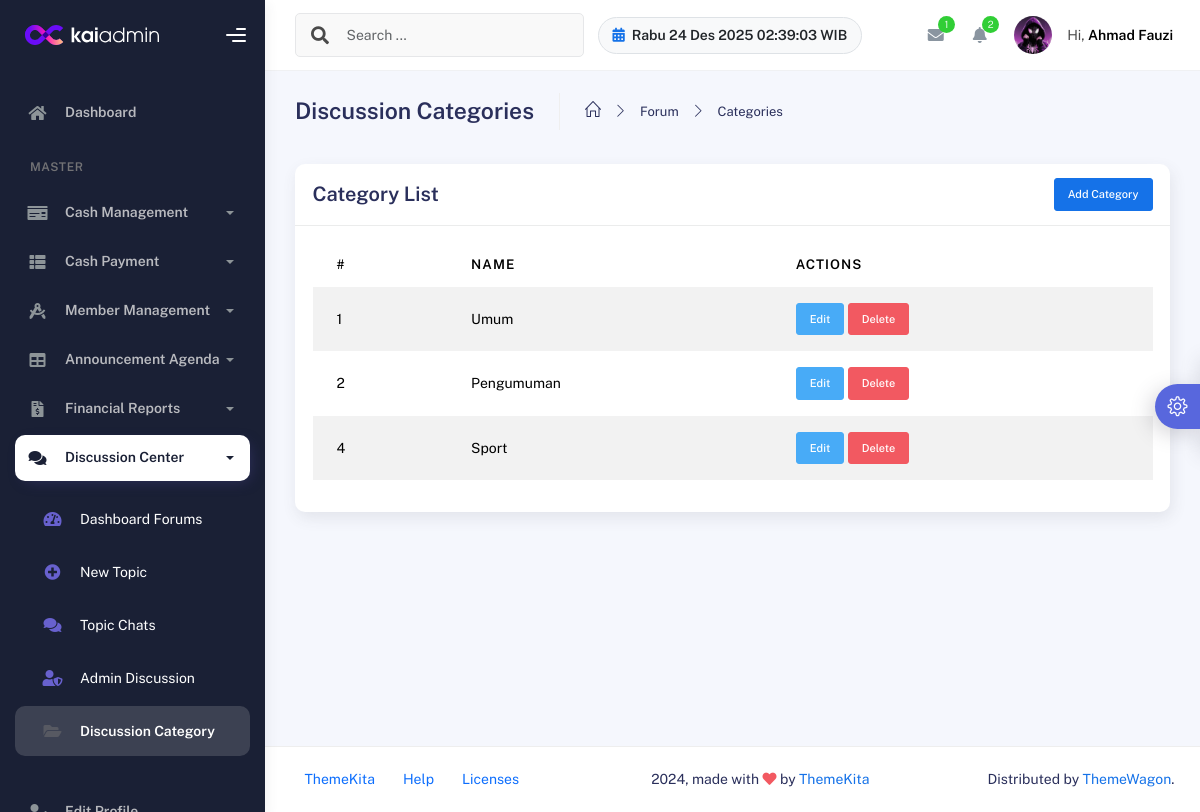
Screenshot of /operator/view_category.php (signed in) with the database file from the repository.
### tables this page shows
CREATE TABLE `discussion_categories` (
  `id` int NOT NULL,
  `name` varchar(50) NOT NULL,
  `description` text,
  `created_at` timestamp NULL DEFAULT CURRENT_TIMESTAMP,
  `updated_at` timestamp NULL DEFAULT CURRENT_TIMESTAMP ON UPDATE CURRENT_TIMESTAMP
);

### operator/view_category.php (the view, shortened to what this page needs)
<?php
include '../config/database.php';
$categories = [];
$q = "SELECT id, name FROM discussion_categories ORDER BY id";
$res = mysqli_query($conn, $q);
if ($res) {
    while ($r = mysqli_fetch_assoc($res)) {
        $categories[] = $r;
    }
}
?>
<!DOCTYPE html>
<html lang="en">
<head>
    <link rel="stylesheet" href="../assets/css/bootstrap.min.css" />
    <link rel="stylesheet" href="../assets/css/plugins.min.css" />
    <link rel="stylesheet" href="../assets/css/kaiadmin.min.css" />
    <link rel="stylesheet" href="../assets/css/demo.css" />
</head>
<body>
    <div class="wrapper">
        <?php include 'layout_operator/sidebar.php'; ?>
        <div class="main-panel">
            <div class="main-header">
                <?php include 'layout_operator/navbar.php'; ?>
            </div>
            <div class="container">
                <div class="page-inner">
                    <div class="page-header">
                        <h3 class="fw-bold mb-3">Discussion Categories</h3>
                        <ul class="breadcrumbs mb-3">
                            <li class="nav-home">
                                <a href="#"><i class="icon-home"></i></a>
                            </li>
                            <li class="separator"><i class="icon-arrow-right"></i></li>
                            <li class="nav-item"><a href="#">Forum</a></li>
                            <li class="separator"><i class="icon-arrow-right"></i></li>
                            <li class="nav-item"><a href="#">Categories</a></li>
                        </ul>
                    </div>
                    <div class="row">
                        <div class="col-md-12">
                            <div class="card">
                                <div class="card-header d-flex justify-content-between align-items-center">
                                    <div class="card-title">Category List</div>
                                    <div>
                                        <button class="btn btn-primary btn-sm" data-bs-toggle="modal" data-bs-target="#addCategoryModal">Add Category</button>
                                    </div>
                                </div>
                                <div class="card-body">
                                    <div class="table-responsive">
                                        <table id="categoriesTable" class="table table-striped table-hover">
                                            <thead>
                                                <tr>
                                                    <th>#</th>
                                                    <th>Name</th>
                                                    <th>Actions</th>
                                                </tr>
                                            </thead>
                                            <tbody>
                                                <?php foreach ($categories as $cat) : ?>
                                                    <tr>
                                                        <td><?= htmlspecialchars($cat['id']) ?></td>
                                                        <td><?= htmlspecialchars($cat['name']) ?></td>
                                                        <td>
                                                            <button class="btn btn-sm btn-info btn-edit" data-id="<?= htmlspecialchars($cat['id']) ?>" data-name="<?= htmlspecialchars($cat['name']) ?>">Edit</button>
                                                            <button type="button" class="btn btn-sm btn-danger btn-delete" data-id="<?= htmlspecialchars($cat['id']) ?>" data-name="<?= htmlspecialchars($cat['name']) ?>">Delete</button>
                                                        </td>
                                                    </tr>
                                                <?php endforeach; ?>
                                            </tbody>
                                        </table>
                                    </div>
                                </div>
                            </div>
                        </div>
                    </div>
                </div>
            </div>
            <?php include 'layout_operator/footer.php'; ?>
        </div>
    </div>
</body>
</html>

### rows the page displays
discussion_categories: id "1", name "Umum"
discussion_categories: id "2", name "Pengumuman"
discussion_categories: id "4", name "Sport"

### other values shown
$message_total "1"
$notif_count "2"
$_SESSION['nama_lengkap'] "Ahmad Fauzi"
